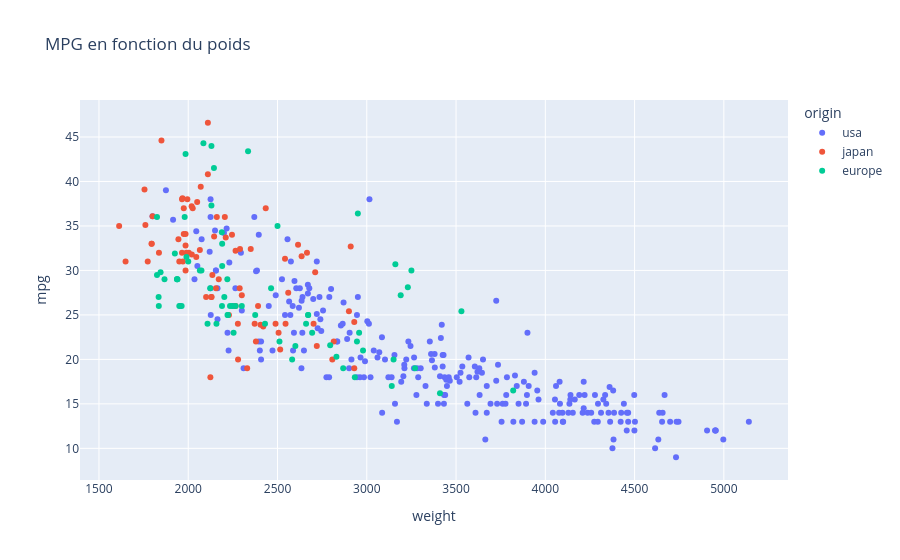

Source (notebook cell):
### Markdown cell above
## Scatter Plots

Les scatter plots (nuages de points) permettent de visualiser la **relation entre deux variables continues**. Un point est affiché pour chaque observation, dont la position correspond aux valeurs des deux variables. On peut enrichir le graphique avec une troisième dimension via la couleur ou la taille des points.

### Code cell
# Scatter plot : MPG vs Poids, coloré par origine
fig1 = px.scatter(mpg_df, x='weight', y='mpg', color='origin',
                  title='MPG en fonction du poids')
fig1.show()

### Figure 1 — Plotly figure (JSON) as saved in the notebook; plotly's stock layout.template omitted (floating-point values rounded to 4 significant figures; data arrays with more than 128 entries replaced by an {"elided": "..."} marker saying what was removed)
{"data": [{"hovertemplate": "origin=usa<br>weight=%{x}<br>mpg=%{y}<extra></extra>", "legendgroup": "usa", "marker": {"color": "#636efa", "symbol": "circle"}, "mode": "markers", "name": "usa", "orientation": "v", "showlegend": true, "type": "scatter", "x": {"elided": "245 int values"}, "xaxis": "x", "y": {"elided": "245 float values"}, "yaxis": "y"}, {"hovertemplate": "origin=japan<br>weight=%{x}<br>mpg=%{y}<extra></extra>", "legendgroup": "japan", "marker": {"color": "#EF553B", "symbol": "circle"}, "mode": "markers", "name": "japan", "orientation": "v", "showlegend": true, "type": "scatter", "x": [2372, 2130, 2130, 2228, 1773, 1613, 2278, 2330, 2288, 2506, 2100, 2279, 2379, 2124, 2807, 1950, 1836, 1649, 2003, 2489, 2391, 2171, 2702, 2545, 1795, 1795, 1990, 2155, 2930, 2045, 1945, 2265, 1985, 2815, 2720, 1985, 2070, 1800, 2560, 2300, 2515, 2405, 2135, 1975, 2020, 1968, 2019, 2711, 2542, 2434, 2265, 2110, 2110, 1850, 2145, 2910, 2420, 2290, 1755, 1760, 2065, 1975, 2050, 1985, 2210, 2350, 2615, 2635, 2900, 2930, 2025, 1970, 2160, 2205, 2245, 1965, 1965, 1995, 2665], "xaxis": "x", "y": [24.0, 27.0, 27.0, 25.0, 31.0, 35.0, 24.0, 19.0, 28.0, 23.0, 27.0, 20.0, 22.0, 18.0, 20.0, 31.0, 32.0, 31.0, 32.0, 24.0, 26.0, 29.0, 24.0, 24.0, 33.0, 33.0, 32.0, 28.0, 19.0, 31.5, 33.5, 26.0, 30.0, 22.0, 21.5, 32.8, 39.4, 36.1, 27.5, 27.2, 21.1, 23.9, 29.5, 34.1, 31.8, 38.1, 37.2, 29.8, 31.3, 37.0, 32.2, 46.6, 40.8, 44.6, 33.8, 32.7, 23.7, 32.4, 39.1, 35.1, 32.3, 37.0, 37.7, 34.1, 33.7, 32.4, 32.9, 31.6, 25.4, 24.2, 37.0, 31.0, 36.0, 36.0, 34.0, 38.0, 32.0, 38.0, 32.0], "yaxis": "y"}, {"hovertemplate": "origin=europe<br>weight=%{x}<br>mpg=%{y}<extra></extra>", "legendgroup": "europe", "marker": {"color": "#00cc96", "symbol": "circle"}, "mode": "markers", "name": "europe", "orientation": "v", "showlegend": true, "type": "scatter", "x": [1835, 2672, 2430, 2375, 2234, 2123, 2074, 2065, 1834, 2254, 2933, 2511, 2979, 2189, 1950, 2265, 1867, 2158, 2582, 2868, 2660, 2219, 1963, 2300, 2108, 2246, 2000, 2223, 1937, 2694, 2957, 2945, 2671, 2464, 2220, 2202, 1937, 1825, 3150, 3270, 3820, 1825, 1940, 2190, 2600, 1985, 2830, 3140, 2795, 3410, 1990, 1925, 3530, 3190, 2130, 2144, 2188, 2085, 2335, 2950, 3250, 1845, 2500, 2190, 3230, 3160, 1980, 2130], "xaxis": "x", "y": [26.0, 25.0, 24.0, 25.0, 26.0, 28.0, 30.0, 30.0, 27.0, 23.0, 18.0, 22.0, 21.0, 26.0, 26.0, 26.0, 29.0, 24.0, 20.0, 19.0, 24.0, 29.0, 26.0, 26.0, 24.0, 26.0, 31.0, 25.0, 29.0, 23.0, 23.0, 22.0, 25.0, 28.0, 25.0, 27.0, 29.0, 29.5, 20.0, 19.0, 16.5, 36.0, 29.0, 30.5, 21.5, 43.1, 20.3, 17.0, 21.6, 16.2, 31.5, 31.9, 25.4, 27.2, 37.3, 41.5, 34.3, 44.3, 43.4, 36.4, 30.0, 29.8, 35.0, 33.0, 28.1, 30.7, 36.0, 44.0], "yaxis": "y"}], "layout": {"legend": {"title": {"text": "origin"}, "tracegroupgap": 0}, "title": {"text": "MPG en fonction du poids"}, "xaxis": {"anchor": "y", "domain": [0, 1], "title": {"text": "weight"}}, "yaxis": {"anchor": "x", "domain": [0, 1], "title": {"text": "mpg"}}}}
